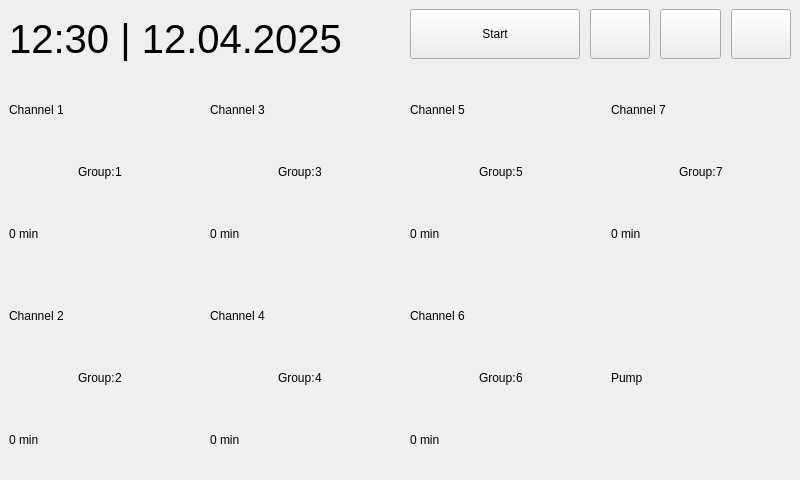
<?xml version="1.0" encoding="UTF-8"?>
<ui version="4.0">
 <class>MainWindow</class>
 <widget class="QMainWindow" name="MainWindow">
  <property name="geometry">
   <rect>
    <x>0</x>
    <y>0</y>
    <width>800</width>
    <height>480</height>
   </rect>
  </property>
  <property name="sizePolicy">
   <sizepolicy hsizetype="Fixed" vsizetype="Fixed">
    <horstretch>0</horstretch>
    <verstretch>0</verstretch>
   </sizepolicy>
  </property>
  <property name="minimumSize">
   <size>
    <width>800</width>
    <height>480</height>
   </size>
  </property>
  <property name="maximumSize">
   <size>
    <width>800</width>
    <height>480</height>
   </size>
  </property>
  <property name="windowTitle">
   <string>MainWindow</string>
  </property>
  <property name="styleSheet">
   <string notr="true"/>
  </property>
  <widget class="QWidget" name="centralwidget">
   <property name="styleSheet">
    <string notr="true"/>
   </property>
   <layout class="QHBoxLayout" name="horizontalLayout">
    <property name="spacing">
     <number>0</number>
    </property>
    <item>
     <layout class="QVBoxLayout" name="mainLayout">
      <property name="spacing">
       <number>0</number>
      </property>
      <item>
       <layout class="QHBoxLayout" name="topBar">
        <property name="spacing">
         <number>0</number>
        </property>
        <item>
         <layout class="QHBoxLayout" name="topLeftLayout">
          <property name="spacing">
           <number>10</number>
          </property>
          <item>
           <widget class="QLabel" name="date_time_label">
            <property name="minimumSize">
             <size>
              <width>250</width>
              <height>50</height>
             </size>
            </property>
            <property name="styleSheet">
             <string notr="true">font-size: 30pt;</string>
            </property>
            <property name="text">
             <string>12:30 | 12.04.2025</string>
            </property>
            <property name="alignment">
             <set>Qt::AlignmentFlag::AlignCenter</set>
            </property>
           </widget>
          </item>
          <item>
           <widget class="QLabel" name="wifi_status_icon">
            <property name="minimumSize">
             <size>
              <width>0</width>
              <height>50</height>
             </size>
            </property>
            <property name="text">
             <string/>
            </property>
            <property name="pixmap">
             <pixmap resource="IconsResource.qrc">:/icons/icons8-wifi-off-48.png</pixmap>
            </property>
            <property name="alignment">
             <set>Qt::AlignmentFlag::AlignCenter</set>
            </property>
           </widget>
          </item>
         </layout>
        </item>
        <item>
         <layout class="QHBoxLayout" name="topRightLayout">
          <property name="spacing">
           <number>10</number>
          </property>
          <property name="leftMargin">
           <number>10</number>
          </property>
          <property name="topMargin">
           <number>0</number>
          </property>
          <property name="bottomMargin">
           <number>10</number>
          </property>
          <item>
           <widget class="QPushButton" name="toggle_watering_btn">
            <property name="minimumSize">
             <size>
              <width>170</width>
              <height>50</height>
             </size>
            </property>
            <property name="text">
             <string>Start</string>
            </property>
            <property name="icon">
             <iconset resource="IconsResource.qrc">
              <normaloff>:/icons/play_icon.svg</normaloff>:/icons/play_icon.svg</iconset>
            </property>
            <property name="iconSize">
             <size>
              <width>48</width>
              <height>48</height>
             </size>
            </property>
            <property name="autoDefault">
             <bool>false</bool>
            </property>
            <property name="default">
             <bool>false</bool>
            </property>
            <property name="flat">
             <bool>false</bool>
            </property>
            <property name="class" stdset="0">
             <string>startStopButton</string>
            </property>
           </widget>
          </item>
          <item>
           <widget class="QPushButton" name="manual_mode_btn">
            <property name="minimumSize">
             <size>
              <width>50</width>
              <height>50</height>
             </size>
            </property>
            <property name="text">
             <string/>
            </property>
            <property name="icon">
             <iconset resource="IconsResource.qrc">
              <normaloff>:/icons/icons8-manual-48.png</normaloff>:/icons/icons8-manual-48.png</iconset>
            </property>
            <property name="iconSize">
             <size>
              <width>48</width>
              <height>48</height>
             </size>
            </property>
            <property name="class" stdset="0">
             <string>topBarButton</string>
            </property>
           </widget>
          </item>
          <item>
           <widget class="QPushButton" name="schedule_btn">
            <property name="minimumSize">
             <size>
              <width>50</width>
              <height>50</height>
             </size>
            </property>
            <property name="text">
             <string/>
            </property>
            <property name="icon">
             <iconset resource="IconsResource.qrc">
              <normaloff>:/icons/icons8-time-48.png</normaloff>:/icons/icons8-time-48.png</iconset>
            </property>
            <property name="iconSize">
             <size>
              <width>48</width>
              <height>48</height>
             </size>
            </property>
            <property name="class" stdset="0">
             <string>topBarButton</string>
            </property>
           </widget>
          </item>
          <item>
           <widget class="QPushButton" name="settings_btn">
            <property name="minimumSize">
             <size>
              <width>50</width>
              <height>50</height>
             </size>
            </property>
            <property name="text">
             <string/>
            </property>
            <property name="icon">
             <iconset resource="IconsResource.qrc">
              <normaloff>:/icons/icons8-settings-48.png</normaloff>:/icons/icons8-settings-48.png</iconset>
            </property>
            <property name="iconSize">
             <size>
              <width>49</width>
              <height>48</height>
             </size>
            </property>
            <property name="class" stdset="0">
             <string>topBarButton</string>
            </property>
           </widget>
          </item>
         </layout>
        </item>
       </layout>
      </item>
      <item>
       <layout class="QGridLayout" name="channelsGrid">
        <property name="topMargin">
         <number>10</number>
        </property>
        <property name="spacing">
         <number>20</number>
        </property>
        <item row="0" column="0">
         <widget class="QWidget" name="channel_tile_1" native="true">
          <property name="minimumSize">
           <size>
            <width>180</width>
            <height>180</height>
           </size>
          </property>
          <layout class="QVBoxLayout" name="verticalLayout_1">
           <property name="spacing">
            <number>0</number>
           </property>
           <property name="leftMargin">
            <number>0</number>
           </property>
           <property name="topMargin">
            <number>0</number>
           </property>
           <property name="rightMargin">
            <number>0</number>
           </property>
           <property name="bottomMargin">
            <number>0</number>
           </property>
           <item>
            <widget class="QLabel" name="name_label_1">
             <property name="sizePolicy">
              <sizepolicy hsizetype="Minimum" vsizetype="Minimum">
               <horstretch>0</horstretch>
               <verstretch>0</verstretch>
              </sizepolicy>
             </property>
             <property name="text">
              <string>Channel 1</string>
             </property>
             <property name="class" stdset="0">
              <string>channelTileLabel</string>
             </property>
            </widget>
           </item>
           <item>
            <layout class="QHBoxLayout" name="group_layout_1">
             <item>
              <spacer name="spacerLeftGroup_1">
               <property name="orientation">
                <enum>Qt::Orientation::Horizontal</enum>
               </property>
               <property name="sizeHint" stdset="0">
                <size>
                 <width>10</width>
                 <height>10</height>
                </size>
               </property>
              </spacer>
             </item>
             <item>
              <widget class="QLabel" name="group_label_title_1">
               <property name="text">
                <string>Group:</string>
               </property>
               <property name="class" stdset="0">
                <string>channelTileLabel</string>
               </property>
              </widget>
             </item>
             <item>
              <widget class="QLabel" name="group_label_number_1">
               <property name="text">
                <string>1</string>
               </property>
               <property name="class" stdset="0">
                <string>channelTileLabel</string>
               </property>
              </widget>
             </item>
             <item>
              <spacer name="spacerRightGroup_1">
               <property name="orientation">
                <enum>Qt::Orientation::Horizontal</enum>
               </property>
               <property name="sizeHint" stdset="0">
                <size>
                 <width>10</width>
                 <height>10</height>
                </size>
               </property>
              </spacer>
             </item>
            </layout>
           </item>
           <item>
            <widget class="QLabel" name="state_label_1">
             <property name="sizePolicy">
              <sizepolicy hsizetype="Minimum" vsizetype="Minimum">
               <horstretch>0</horstretch>
               <verstretch>0</verstretch>
              </sizepolicy>
             </property>
             <property name="text">
              <string>0 min</string>
             </property>
             <property name="class" stdset="0">
              <string>channelTileLabel</string>
             </property>
            </widget>
           </item>
          </layout>
         </widget>
        </item>
        <item row="1" column="0">
         <widget class="QWidget" name="channel_tile_2" native="true">
          <property name="minimumSize">
           <size>
            <width>180</width>
            <height>180</height>
           </size>
          </property>
          <layout class="QVBoxLayout" name="verticalLayout_2">
           <property name="spacing">
            <number>0</number>
           </property>
           <property name="leftMargin">
            <number>0</number>
           </property>
           <property name="topMargin">
            <number>0</number>
           </property>
           <property name="rightMargin">
            <number>0</number>
           </property>
           <property name="bottomMargin">
            <number>0</number>
           </property>
           <item>
            <widget class="QLabel" name="name_label_2">
             <property name="sizePolicy">
              <sizepolicy hsizetype="Minimum" vsizetype="Minimum">
               <horstretch>0</horstretch>
               <verstretch>0</verstretch>
              </sizepolicy>
             </property>
             <property name="text">
              <string>Channel 2</string>
             </property>
             <property name="class" stdset="0">
              <string>channelTileLabel</string>
             </property>
            </widget>
           </item>
           <item>
            <layout class="QHBoxLayout" name="group_layout_2">
             <item>
              <spacer name="spacerLeftGroup_2">
               <property name="orientation">
                <enum>Qt::Orientation::Horizontal</enum>
               </property>
               <property name="sizeHint" stdset="0">
                <size>
                 <width>10</width>
                 <height>10</height>
                </size>
               </property>
              </spacer>
             </item>
             <item>
              <widget class="QLabel" name="group_label_title_2">
               <property name="text">
                <string>Group:</string>
               </property>
               <property name="class" stdset="0">
                <string>channelTileLabel</string>
               </property>
              </widget>
             </item>
             <item>
              <widget class="QLabel" name="group_label_number_2">
               <property name="text">
                <string>2</string>
               </property>
               <property name="class" stdset="0">
                <string>channelTileLabel</string>
               </property>
              </widget>
             </item>
             <item>
              <spacer name="spacerRightGroup_2">
               <property name="orientation">
                <enum>Qt::Orientation::Horizontal</enum>
               </property>
               <property name="sizeHint" stdset="0">
                <size>
                 <width>10</width>
                 <height>10</height>
                </size>
               </property>
              </spacer>
             </item>
            </layout>
           </item>
           <item>
            <widget class="QLabel" name="state_label_2">
             <property name="sizePolicy">
              <sizepolicy hsizetype="Minimum" vsizetype="Minimum">
               <horstretch>0</horstretch>
               <verstretch>0</verstretch>
              </sizepolicy>
             </property>
             <property name="text">
              <string>0 min</string>
             </property>
             <property name="class" stdset="0">
              <string>channelTileLabel</string>
             </property>
            </widget>
           </item>
          </layout>
         </widget>
        </item>
        <item row="0" column="1">
         <widget class="QWidget" name="channel_tile_3" native="true">
          <property name="minimumSize">
           <size>
            <width>180</width>
            <height>180</height>
           </size>
          </property>
          <layout class="QVBoxLayout" name="verticalLayout_3">
           <property name="spacing">
            <number>0</number>
           </property>
           <property name="leftMargin">
            <number>0</number>
           </property>
           <property name="topMargin">
            <number>0</number>
           </property>
           <property name="rightMargin">
            <number>0</number>
           </property>
           <property name="bottomMargin">
            <number>0</number>
           </property>
           <item>
            <widget class="QLabel" name="name_label_3">
             <property name="sizePolicy">
              <sizepolicy hsizetype="Minimum" vsizetype="Minimum">
               <horstretch>0</horstretch>
               <verstretch>0</verstretch>
              </sizepolicy>
             </property>
             <property name="text">
              <string>Channel 3</string>
             </property>
             <property name="class" stdset="0">
              <string>channelTileLabel</string>
             </property>
            </widget>
           </item>
           <item>
            <layout class="QHBoxLayout" name="group_layout_3">
             <item>
              <spacer name="spacerLeftGroup_3">
               <property name="orientation">
                <enum>Qt::Orientation::Horizontal</enum>
               </property>
               <property name="sizeHint" stdset="0">
                <size>
                 <width>10</width>
                 <height>10</height>
                </size>
               </property>
              </spacer>
             </item>
             <item>
              <widget class="QLabel" name="group_label_title_3">
               <property name="text">
                <string>Group:</string>
               </property>
               <property name="class" stdset="0">
                <string>channelTileLabel</string>
               </property>
              </widget>
             </item>
             <item>
              <widget class="QLabel" name="group_label_number_3">
               <property name="text">
                <string>3</string>
               </property>
               <property name="class" stdset="0">
                <string>channelTileLabel</string>
               </property>
              </widget>
             </item>
             <item>
              <spacer name="spacerRightGroup_3">
               <property name="orientation">
                <enum>Qt::Orientation::Horizontal</enum>
               </property>
               <property name="sizeHint" stdset="0">
                <size>
                 <width>10</width>
                 <height>10</height>
                </size>
               </property>
              </spacer>
             </item>
            </layout>
           </item>
           <item>
            <widget class="QLabel" name="state_label_3">
             <property name="sizePolicy">
              <sizepolicy hsizetype="Minimum" vsizetype="Minimum">
               <horstretch>0</horstretch>
               <verstretch>0</verstretch>
              </sizepolicy>
             </property>
             <property name="text">
              <string>0 min</string>
             </property>
             <property name="class" stdset="0">
              <string>channelTileLabel</string>
             </property>
            </widget>
           </item>
          </layout>
         </widget>
        </item>
        <item row="1" column="1">
         <widget class="QWidget" name="channel_tile_4" native="true">
          <property name="minimumSize">
           <size>
            <width>180</width>
            <height>180</height>
           </size>
          </property>
          <layout class="QVBoxLayout" name="verticalLayout_4">
           <property name="spacing">
            <number>0</number>
           </property>
           <property name="leftMargin">
            <number>0</number>
           </property>
           <property name="topMargin">
            <number>0</number>
           </property>
           <property name="rightMargin">
            <number>0</number>
           </property>
           <property name="bottomMargin">
            <number>0</number>
           </property>
           <item>
            <widget class="QLabel" name="name_label_4">
             <property name="sizePolicy">
              <sizepolicy hsizetype="Minimum" vsizetype="Minimum">
               <horstretch>0</horstretch>
               <verstretch>0</verstretch>
              </sizepolicy>
             </property>
             <property name="text">
              <string>Channel 4</string>
             </property>
             <property name="class" stdset="0">
              <string>channelTileLabel</string>
             </property>
            </widget>
           </item>
           <item>
            <layout class="QHBoxLayout" name="group_layout_4">
             <item>
              <spacer name="spacerLeftGroup_4">
               <property name="orientation">
                <enum>Qt::Orientation::Horizontal</enum>
               </property>
               <property name="sizeHint" stdset="0">
                <size>
                 <width>10</width>
                 <height>10</height>
                </size>
               </property>
              </spacer>
             </item>
             <item>
              <widget class="QLabel" name="group_label_title_4">
               <property name="text">
                <string>Group:</string>
               </property>
               <property name="class" stdset="0">
                <string>channelTileLabel</string>
               </property>
              </widget>
             </item>
             <item>
              <widget class="QLabel" name="group_label_number_4">
               <property name="text">
                <string>4</string>
               </property>
               <property name="class" stdset="0">
                <string>channelTileLabel</string>
               </property>
              </widget>
             </item>
             <item>
              <spacer name="spacerRightGroup_4">
               <property name="orientation">
                <enum>Qt::Orientation::Horizontal</enum>
               </property>
               <property name="sizeHint" stdset="0">
                <size>
                 <width>10</width>
                 <height>10</height>
                </size>
               </property>
              </spacer>
             </item>
            </layout>
           </item>
           <item>
            <widget class="QLabel" name="state_label_4">
             <property name="sizePolicy">
              <sizepolicy hsizetype="Minimum" vsizetype="Minimum">
               <horstretch>0</horstretch>
               <verstretch>0</verstretch>
              </sizepolicy>
             </property>
             <property name="text">
              <string>0 min</string>
             </property>
             <property name="class" stdset="0">
              <string>channelTileLabel</string>
             </property>
            </widget>
           </item>
          </layout>
         </widget>
        </item>
        <item row="0" column="2">
         <widget class="QWidget" name="channel_tile_5" native="true">
          <property name="minimumSize">
           <size>
            <width>180</width>
            <height>180</height>
           </size>
          </property>
          <layout class="QVBoxLayout" name="verticalLayout_5">
           <property name="spacing">
            <number>0</number>
           </property>
           <property name="leftMargin">
            <number>0</number>
           </property>
           <property name="topMargin">
            <number>0</number>
           </property>
           <property name="rightMargin">
            <number>0</number>
           </property>
           <property name="bottomMargin">
            <number>0</number>
           </property>
           <item>
            <widget class="QLabel" name="name_label_5">
             <property name="sizePolicy">
              <sizepolicy hsizetype="Minimum" vsizetype="Minimum">
               <horstretch>0</horstretch>
               <verstretch>0</verstretch>
              </sizepolicy>
             </property>
             <property name="text">
              <string>Channel 5</string>
             </property>
             <property name="class" stdset="0">
              <string>channelTileLabel</string>
             </property>
            </widget>
           </item>
           <item>
            <layout class="QHBoxLayout" name="group_layout_5">
             <item>
              <spacer name="spacerLeftGroup_5">
               <property name="orientation">
                <enum>Qt::Orientation::Horizontal</enum>
               </property>
               <property name="sizeHint" stdset="0">
                <size>
                 <width>10</width>
                 <height>10</height>
                </size>
               </property>
              </spacer>
             </item>
             <item>
              <widget class="QLabel" name="group_label_title_5">
               <property name="text">
                <string>Group:</string>
               </property>
               <property name="class" stdset="0">
                <string>channelTileLabel</string>
               </property>
              </widget>
             </item>
             <item>
              <widget class="QLabel" name="group_label_number_5">
               <property name="text">
                <string>5</string>
               </property>
               <property name="class" stdset="0">
                <string>channelTileLabel</string>
               </property>
              </widget>
             </item>
             <item>
              <spacer name="spacerRightGroup_5">
               <property name="orientation">
                <enum>Qt::Orientation::Horizontal</enum>
               </property>
               <property name="sizeHint" stdset="0">
                <size>
                 <width>10</width>
                 <height>10</height>
                </size>
               </property>
              </spacer>
             </item>
            </layout>
           </item>
           <item>
            <widget class="QLabel" name="state_label_5">
             <property name="sizePolicy">
              <sizepolicy hsizetype="Minimum" vsizetype="Minimum">
               <horstretch>0</horstretch>
               <verstretch>0</verstretch>
              </sizepolicy>
             </property>
             <property name="text">
              <string>0 min</string>
             </property>
             <property name="class" stdset="0">
              <string>channelTileLabel</string>
             </property>
            </widget>
           </item>
          </layout>
         </widget>
        </item>
        <item row="1" column="2">
         <widget class="QWidget" name="channel_tile_6" native="true">
          <property name="minimumSize">
           <size>
            <width>180</width>
            <height>170</height>
           </size>
          </property>
          <layout class="QVBoxLayout" name="verticalLayout_6">
           <property name="spacing">
            <number>0</number>
           </property>
           <property name="leftMargin">
            <number>0</number>
           </property>
           <property name="topMargin">
            <number>0</number>
           </property>
           <property name="rightMargin">
            <number>0</number>
           </property>
           <property name="bottomMargin">
            <number>0</number>
           </property>
           <item>
            <widget class="QLabel" name="name_label_6">
             <property name="sizePolicy">
              <sizepolicy hsizetype="Minimum" vsizetype="Minimum">
               <horstretch>0</horstretch>
               <verstretch>0</verstretch>
              </sizepolicy>
             </property>
             <property name="text">
              <string>Channel 6</string>
             </property>
             <property name="class" stdset="0">
              <string>channelTileLabel</string>
             </property>
            </widget>
           </item>
           <item>
            <layout class="QHBoxLayout" name="group_layout_6">
             <item>
              <spacer name="spacerLeftGroup_6">
               <property name="orientation">
                <enum>Qt::Orientation::Horizontal</enum>
               </property>
               <property name="sizeHint" stdset="0">
                <size>
                 <width>10</width>
                 <height>10</height>
                </size>
               </property>
              </spacer>
             </item>
             <item>
              <widget class="QLabel" name="group_label_title_6">
               <property name="text">
                <string>Group:</string>
               </property>
               <property name="class" stdset="0">
                <string>channelTileLabel</string>
               </property>
              </widget>
             </item>
             <item>
              <widget class="QLabel" name="group_label_number_6">
               <property name="text">
                <string>6</string>
               </property>
               <property name="class" stdset="0">
                <string>channelTileLabel</string>
               </property>
              </widget>
             </item>
             <item>
              <spacer name="spacerRightGroup_6">
               <property name="orientation">
                <enum>Qt::Orientation::Horizontal</enum>
               </property>
               <property name="sizeHint" stdset="0">
                <size>
                 <width>10</width>
                 <height>10</height>
                </size>
               </property>
              </spacer>
             </item>
            </layout>
           </item>
           <item>
            <widget class="QLabel" name="state_label_6">
             <property name="sizePolicy">
              <sizepolicy hsizetype="Minimum" vsizetype="Minimum">
               <horstretch>0</horstretch>
               <verstretch>0</verstretch>
              </sizepolicy>
             </property>
             <property name="text">
              <string>0 min</string>
             </property>
             <property name="class" stdset="0">
              <string>channelTileLabel</string>
             </property>
            </widget>
           </item>
          </layout>
         </widget>
        </item>
        <item row="0" column="3">
         <widget class="QWidget" name="channel_tile_7" native="true">
          <property name="minimumSize">
           <size>
            <width>180</width>
            <height>180</height>
           </size>
          </property>
          <layout class="QVBoxLayout" name="verticalLayout_7">
           <property name="spacing">
            <number>0</number>
           </property>
           <property name="leftMargin">
            <number>0</number>
           </property>
           <property name="topMargin">
            <number>0</number>
           </property>
           <property name="rightMargin">
            <number>0</number>
           </property>
           <property name="bottomMargin">
            <number>0</number>
           </property>
           <item>
            <widget class="QLabel" name="name_label_7">
             <property name="sizePolicy">
              <sizepolicy hsizetype="Minimum" vsizetype="Minimum">
               <horstretch>0</horstretch>
               <verstretch>0</verstretch>
              </sizepolicy>
             </property>
             <property name="text">
              <string>Channel 7</string>
             </property>
             <property name="class" stdset="0">
              <string>channelTileLabel</string>
             </property>
            </widget>
           </item>
           <item>
            <layout class="QHBoxLayout" name="group_layout_7">
             <item>
              <spacer name="spacerLeftGroup_7">
               <property name="orientation">
                <enum>Qt::Orientation::Horizontal</enum>
               </property>
               <property name="sizeHint" stdset="0">
                <size>
                 <width>10</width>
                 <height>10</height>
                </size>
               </property>
              </spacer>
             </item>
             <item>
              <widget class="QLabel" name="group_label_title_7">
               <property name="text">
                <string>Group:</string>
               </property>
               <property name="class" stdset="0">
                <string>channelTileLabel</string>
               </property>
              </widget>
             </item>
             <item>
              <widget class="QLabel" name="group_label_number_7">
               <property name="text">
                <string>7</string>
               </property>
               <property name="class" stdset="0">
                <string>channelTileLabel</string>
               </property>
              </widget>
             </item>
             <item>
              <spacer name="spacerRightGroup_7">
               <property name="orientation">
                <enum>Qt::Orientation::Horizontal</enum>
               </property>
               <property name="sizeHint" stdset="0">
                <size>
                 <width>10</width>
                 <height>10</height>
                </size>
               </property>
              </spacer>
             </item>
            </layout>
           </item>
           <item>
            <widget class="QLabel" name="state_label_7">
             <property name="sizePolicy">
              <sizepolicy hsizetype="Minimum" vsizetype="Minimum">
               <horstretch>0</horstretch>
               <verstretch>0</verstretch>
              </sizepolicy>
             </property>
             <property name="text">
              <string>0 min</string>
             </property>
             <property name="class" stdset="0">
              <string>channelTileLabel</string>
             </property>
            </widget>
           </item>
          </layout>
         </widget>
        </item>
        <item row="1" column="3">
         <widget class="QWidget" name="pump_channel_tile" native="true">
          <property name="minimumSize">
           <size>
            <width>170</width>
            <height>170</height>
           </size>
          </property>
          <layout class="QVBoxLayout" name="verticalLayout_8">
           <property name="spacing">
            <number>0</number>
           </property>
           <property name="leftMargin">
            <number>0</number>
           </property>
           <property name="topMargin">
            <number>0</number>
           </property>
           <property name="rightMargin">
            <number>0</number>
           </property>
           <property name="bottomMargin">
            <number>0</number>
           </property>
           <item>
            <widget class="QLabel" name="pump_name_label">
             <property name="sizePolicy">
              <sizepolicy hsizetype="Minimum" vsizetype="Minimum">
               <horstretch>0</horstretch>
               <verstretch>0</verstretch>
              </sizepolicy>
             </property>
             <property name="text">
              <string>Pump</string>
             </property>
             <property name="class" stdset="0">
              <string>channelTileLabel</string>
             </property>
            </widget>
           </item>
          </layout>
         </widget>
        </item>
       </layout>
      </item>
     </layout>
    </item>
   </layout>
  </widget>
 </widget>
 <resources>
  <include location="IconsResource.qrc"/>
 </resources>
 <connections/>
</ui>
